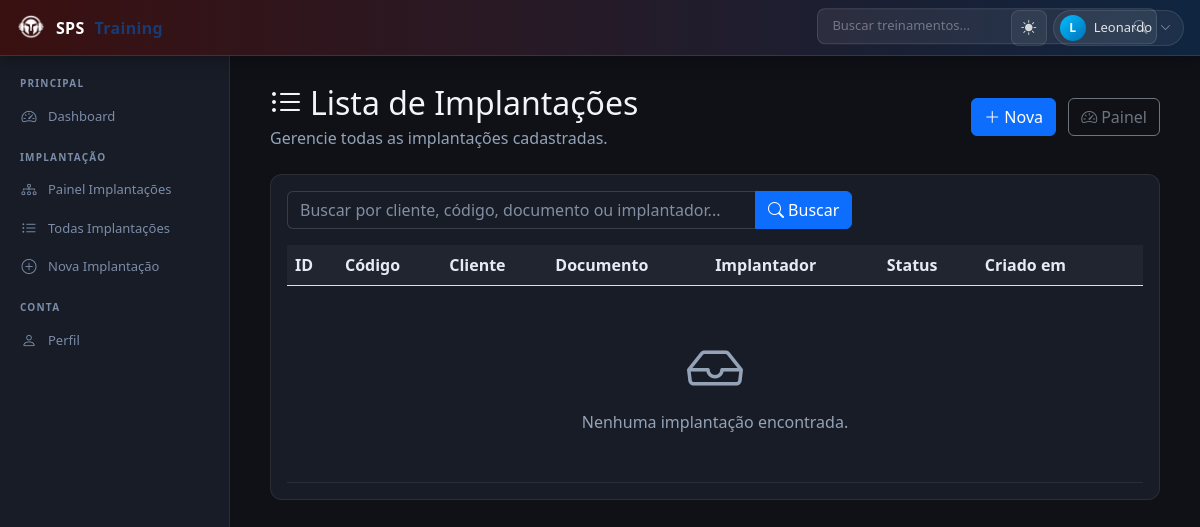
The page /implantacao/lista/ (signed in) on the database as committed earlier.
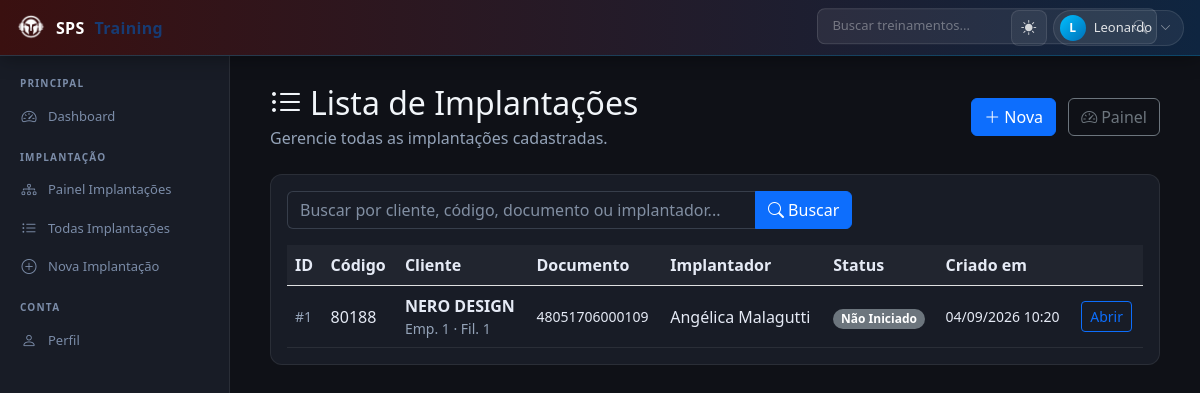
The same page on the database as committed later.
### implantacao/models/implantacao.py (models this page shows, shortened)
class Implantacao(models.Model):
    empresa = models.IntegerField(default=0)
    filial = models.IntegerField(default=0)
    codigo_cliente = models.CharField(max_length=50)
    cliente = models.CharField(max_length=120)
    documento_cliente = models.CharField(max_length=30)
    implantador = models.CharField(max_length=120, blank=True, default='')
    data_implantacao = models.DateField(
        null=True,
        blank=True,
    )
    prazo_implementacao = models.DateField(
        null=True,
        blank=True,
    )
    status = models.CharField(
        max_length=30,
        choices=StatusImplantacao.choices,
        default=StatusImplantacao.NAO_INICIADO,
    )
    observacoes = models.TextField(blank=True)
    criado_em = models.DateTimeField(auto_now_add=True)
    atualizado_em = models.DateTimeField(auto_now=True)
    class Meta:
        db_table = 'implantacoes'
        ordering = ['-criado_em']

### implantacao/views.py (the view, shortened to what this page needs)
# urls.py: path('lista/', views.ImplantacaoListView.as_view(), name='implantacao_list'),
@method_decorator(login_required, name='dispatch')
class ImplantacaoListView(ListView):
    template_name = 'pages/implantacao_list.html'
    context_object_name = 'object_list'
    paginate_by = 25
    def get_queryset(self):
        qs = Implantacao.objects.select_related('movidesk').order_by('-criado_em')
        q = self.request.GET.get('q', '').strip()
        return qs
    def get_context_data(self, **kwargs):
        ctx = super().get_context_data(**kwargs)
        ctx['query'] = self.request.GET.get('q', '').strip()
        return ctx

### templates/pages/implantacao_list.html (shortened to what the changed rows need)
{% extends 'base.html' %}
{% block content %}
<div class="container-fluid">
    <div class="row mb-4 align-items-center">
        <div class="col-md-8">
            <h2 class="mb-1"><i class="bi bi-list-ul me-2"></i>Lista de Implantações</h2>
        </div>
    </div>
    <div class="card">
        <div class="card-body">
            <div class="table-responsive">
                <table class="table table-hover align-middle mb-0">
                    <thead class="table-light">
                        <tr>
                            <th>ID</th>
                            <th>Código</th>
                            <th>Cliente</th>
                            <th>Documento</th>
                            <th>Implantador</th>
                            <th>Status</th>
                            <th>Criado em</th>
                            <th></th>
                        </tr>
                    </thead>
                    <tbody>
                        {% for imp in object_list %}
                        <tr>
                            <td class="small text-muted">#{{ imp.id }}</td>
                            <td>{{ imp.codigo_cliente }}</td>
                            <td>
                                <div class="fw-semibold">{{ imp.cliente }}</div>
                                {% if imp.empresa or imp.filial %}
                                <div class="small text-muted">Emp. {{ imp.empresa }} · Fil. {{ imp.filial }}</div>
                                {% endif %}
                            </td>
                            <td class="small">{{ imp.documento_cliente }}</td>
                            <td>{{ imp.implantador|default:"—" }}</td>
                            <td>
                                {% with s=imp.status %}
                                <span class="badge rounded-pill
                                    {% if s == 'nao_iniciado' %}bg-secondary{% elif s == 'em_andamento' %}bg-info text-dark{% elif s == 'finalizado' %}bg-success{% else %}bg-danger{% endif %}">
                                    {{ imp.get_status_display }}
                                </span>
                                {% endwith %}
                            </td>
                            <td class="small">{{ imp.criado_em|date:"d/m/Y H:i" }}</td>
                            <td>
                                <a href="{% url 'implantacao:implantacao_detail' imp.pk %}" class="btn btn-sm btn-outline-primary">
                                    Abrir
                                </a>
                            </td>
                        </tr>
                        {% empty %}
                        <tr>
                            <td colspan="8" class="text-center py-5 text-muted">
                                <i class="bi bi-inbox display-4 d-block mb-2"></i>
                                Nenhuma implantação encontrada.
                            </td>
                        </tr>
                        {% endfor %}
                    </tbody>
                </table>
            </div>
        </div>
    </div>
</div>
{% endblock %}

Rows that differ between the two databases and show on the page:
added Implantacao: id "1", codigo_cliente "80188", cliente "NERO DESIGN", empresa "1", filial "1", documento_cliente "48051706000109", implantador "Angélica Malagutti", status "Não Iniciado", criado_em "04/09/2026 10:20"
Other text that changed with them:
text no longer shown: "Nenhuma implantação encontrada."
